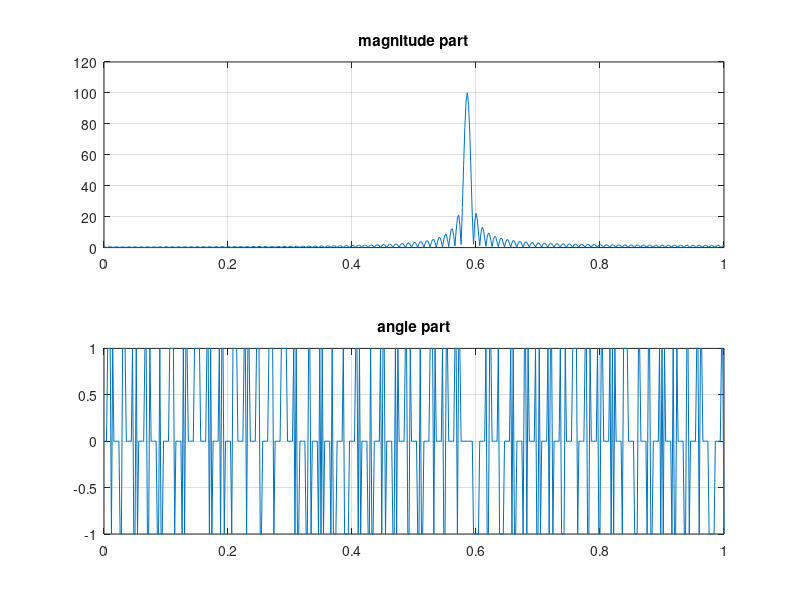

This figure's MATLAB source:
close,clear,clc

n = -100:100;
x = cos((2^0.5)*pi*n);


k = 0:500;
w = (pi/500)*k;

X = x * (exp(-1j*(n'*k)*pi/500));

magX = abs(X);
angX = angle(X);


subplot(211)
plot(k/500,magX);grid
title('magnitude part')

subplot(212)
plot(k/500,angX/pi);grid
title('angle part')